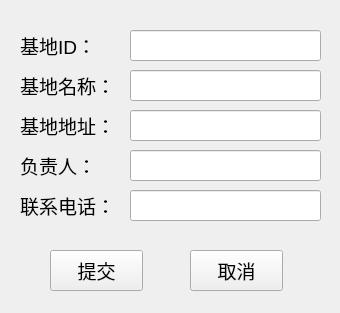
<?xml version="1.0" encoding="UTF-8"?>
<ui version="4.0">
 <class>PlantingBaseInsert</class>
 <widget class="QWidget" name="PlantingBaseInsert">
  <property name="geometry">
   <rect>
    <x>0</x>
    <y>0</y>
    <width>340</width>
    <height>313</height>
   </rect>
  </property>
  <property name="font">
   <font>
    <pointsize>14</pointsize>
   </font>
  </property>
  <property name="windowTitle">
   <string>Form</string>
  </property>
  <widget class="QLabel" name="label">
   <property name="geometry">
    <rect>
     <x>20</x>
     <y>30</y>
     <width>91</width>
     <height>31</height>
    </rect>
   </property>
   <property name="text">
    <string>基地ID：</string>
   </property>
  </widget>
  <widget class="QLabel" name="label_2">
   <property name="geometry">
    <rect>
     <x>20</x>
     <y>70</y>
     <width>111</width>
     <height>31</height>
    </rect>
   </property>
   <property name="text">
    <string>基地名称：</string>
   </property>
  </widget>
  <widget class="QLabel" name="label_3">
   <property name="geometry">
    <rect>
     <x>20</x>
     <y>110</y>
     <width>111</width>
     <height>31</height>
    </rect>
   </property>
   <property name="text">
    <string>基地地址：</string>
   </property>
  </widget>
  <widget class="QLabel" name="label_4">
   <property name="geometry">
    <rect>
     <x>20</x>
     <y>150</y>
     <width>101</width>
     <height>31</height>
    </rect>
   </property>
   <property name="text">
    <string>负责人：</string>
   </property>
  </widget>
  <widget class="QLabel" name="label_5">
   <property name="geometry">
    <rect>
     <x>20</x>
     <y>190</y>
     <width>101</width>
     <height>31</height>
    </rect>
   </property>
   <property name="text">
    <string>联系电话：</string>
   </property>
  </widget>
  <widget class="QLineEdit" name="lineEdit">
   <property name="geometry">
    <rect>
     <x>130</x>
     <y>30</y>
     <width>191</width>
     <height>31</height>
    </rect>
   </property>
  </widget>
  <widget class="QLineEdit" name="lineEdit_2">
   <property name="geometry">
    <rect>
     <x>130</x>
     <y>70</y>
     <width>191</width>
     <height>31</height>
    </rect>
   </property>
  </widget>
  <widget class="QLineEdit" name="lineEdit_3">
   <property name="geometry">
    <rect>
     <x>130</x>
     <y>110</y>
     <width>191</width>
     <height>31</height>
    </rect>
   </property>
  </widget>
  <widget class="QLineEdit" name="lineEdit_4">
   <property name="geometry">
    <rect>
     <x>130</x>
     <y>150</y>
     <width>191</width>
     <height>31</height>
    </rect>
   </property>
  </widget>
  <widget class="QLineEdit" name="lineEdit_5">
   <property name="geometry">
    <rect>
     <x>130</x>
     <y>190</y>
     <width>191</width>
     <height>31</height>
    </rect>
   </property>
  </widget>
  <widget class="QPushButton" name="pushButton">
   <property name="geometry">
    <rect>
     <x>50</x>
     <y>250</y>
     <width>93</width>
     <height>41</height>
    </rect>
   </property>
   <property name="text">
    <string>提交</string>
   </property>
  </widget>
  <widget class="QPushButton" name="pushButton_2">
   <property name="geometry">
    <rect>
     <x>190</x>
     <y>250</y>
     <width>93</width>
     <height>41</height>
    </rect>
   </property>
   <property name="text">
    <string>取消</string>
   </property>
  </widget>
 </widget>
 <resources/>
 <connections/>
</ui>
